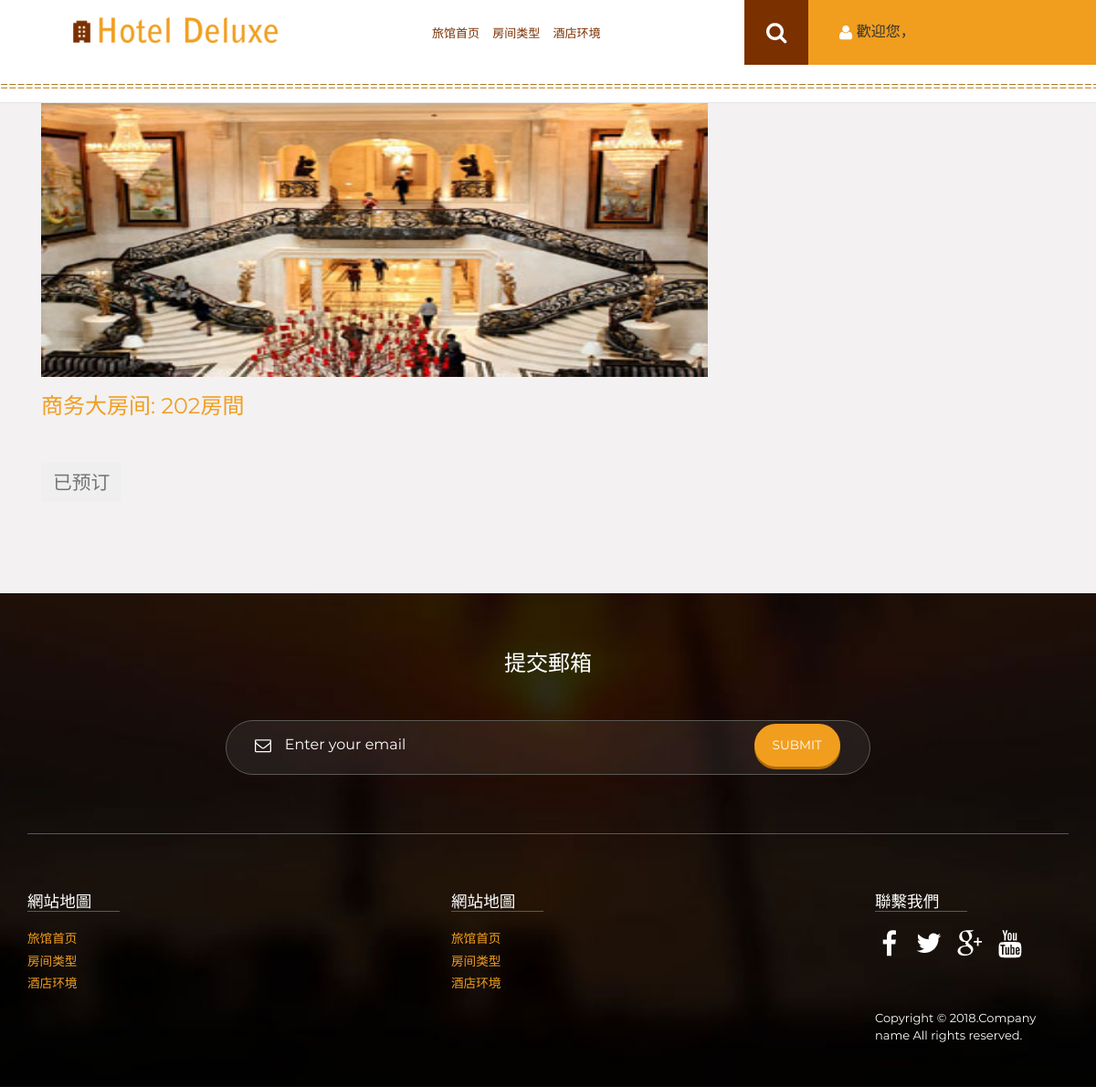
Page /yuding/?id=2 on the earlier database version.
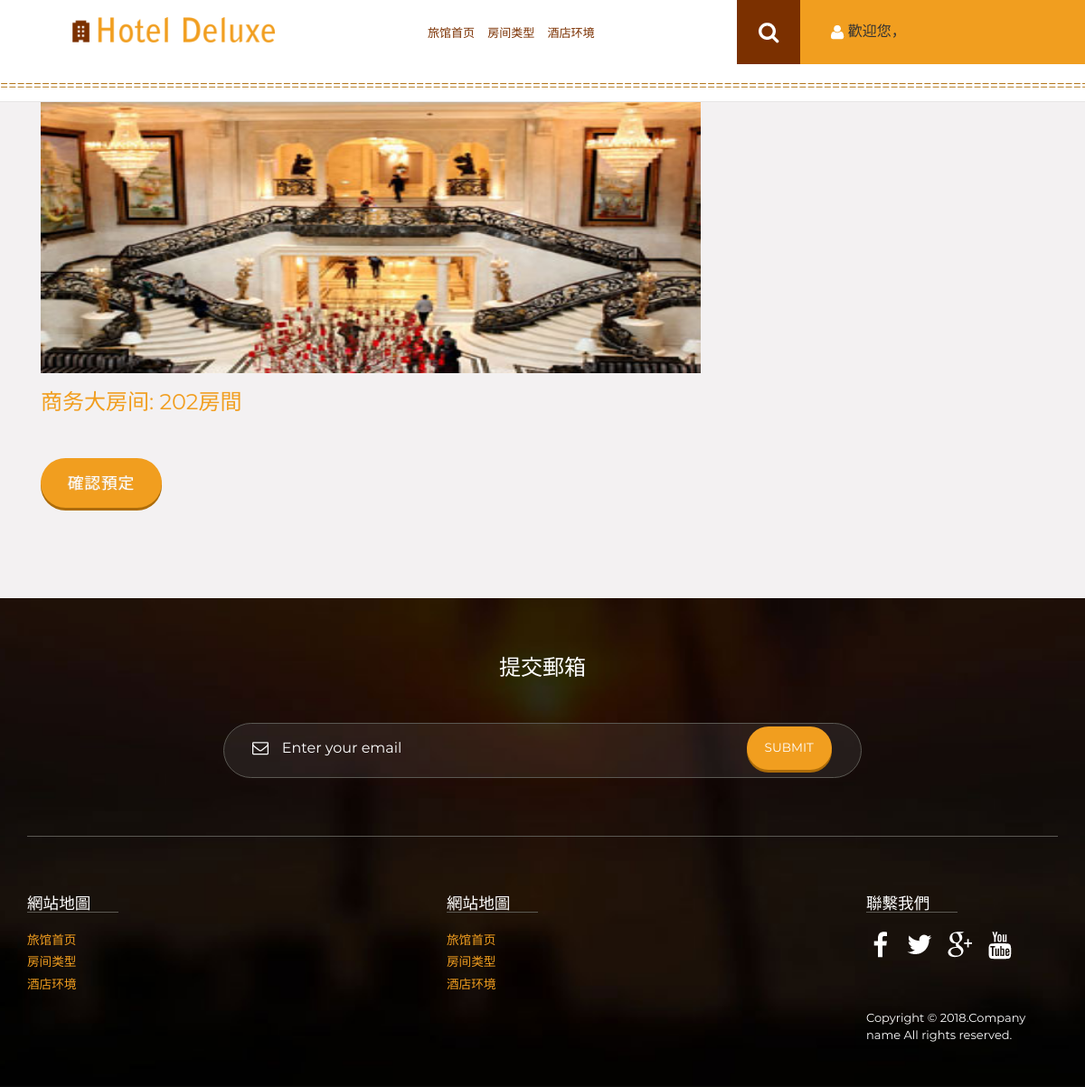
Same page on the later database version.
### app/models.py (models this page shows, shortened)
class Room(models.Model):
    room_number = models.CharField(max_length=10, unique=True, null=False,verbose_name='房屋編號')
    price = models.IntegerField(verbose_name='價格')
    img = models.ImageField(upload_to='./static/upload/', default='img/l2.jpg',verbose_name='圖片')
    category = models.CharField(max_length=10,verbose_name='房屋類別')
    available = models.BooleanField(default=1,verbose_name='是否可用')
    status = models.IntegerField(default=1,verbose_name='是否租出')
    user = models.CharField(max_length=30, null=True,verbose_name='預定/出租用戶')
    evaluation = models.CharField(max_length=100, default='暫無評價',verbose_name='評價')
    number = models.IntegerField(default=0,verbose_name='預定次數')
    fraction = models.CharField(max_length=10, default='star2.png',verbose_name='評價分數')

### app/views.py (the view)
# urls.py: path('yuding/',yuding,name='yuding'),
def yuding(request):
    try:
        id = request.GET['id']
        room = Room.objects.filter(id=id)
    except:
        return render(request, 'skip.html', {'skip': '/rooms/', 'message': '异常请求，'})
    try:
        if request.GET['do'] == 'active':
            if room[0].available == 0:
                return render(request, 'skip.html', {'skip': '/rooms/', 'message': '預定失败，'})
            room.update(available=0,user=request.session['username'])
            return render(request, 'skip.html', {'skip': '/', 'message': '預定成功，'})
    except:
        pass
    if room[0].available == 0:
        return render(request, 'yuding.html', {'room': room, 'error': '已预订'})
    return render(request, 'yuding.html', {'room': room})

### templates/yuding.html (shortened to what this page needs)
{% extends 'base.html' %}
{% load static %}
{% block container %}
    <div class="container">
        {% for i in room %}
            <div class="col-md-8 sing">
                <div class=" single-grid">
                    <img class="img-responsive" src="/{{ i.img }}" alt="" class="img-responsive"
                         style="width: 750px;height: 300px;">
                    <div class="lone-line">
                        <h2>{{ i.category }}: {{ i.room_number }}房間</h2>
                    </div>
                </div>
                {% if error %}
                    <button class="btn disabled" type="button" style="margin-bottom: 100px;font-size: 1.3em;">{{ error }}</button>
                {% else %}
                    <form method="post" action="/yuding/?id={{ i.id }}&do=active" style="margin-bottom: 100px;">
                        <button class="btn1 btn2 btn-2 btn-2g" type="submit" name="submit">確認預定</button>
                    </form>
                {% endif %}
            </div>
        {% endfor %}
    </div>
{% endblock %}

Differences in the rows shown:
changed Room "商务大房间": error "已预订" → (not shown); now shows "確認預定"
